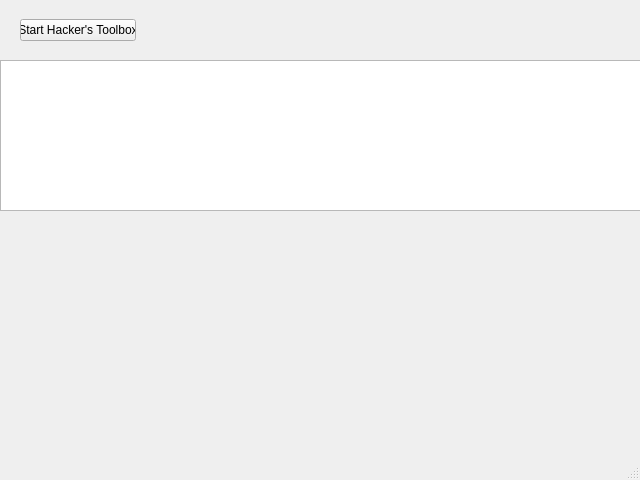
<?xml version="1.0" encoding="UTF-8"?>
<ui version="4.0">
 <class>MainWindow</class>
 <widget class="QMainWindow" name="MainWindow">
  <property name="geometry">
   <rect>
    <x>0</x>
    <y>0</y>
    <width>640</width>
    <height>480</height>
   </rect>
  </property>
  <property name="sizePolicy">
   <sizepolicy hsizetype="Preferred" vsizetype="Preferred">
    <horstretch>160</horstretch>
    <verstretch>120</verstretch>
   </sizepolicy>
  </property>
  <property name="minimumSize">
   <size>
    <width>640</width>
    <height>480</height>
   </size>
  </property>
  <property name="maximumSize">
   <size>
    <width>1920</width>
    <height>1080</height>
   </size>
  </property>
  <property name="windowTitle">
   <string>Hacker's Toolbox Version 0.1 :: (c). Copyright 2020, Vyper Logix Corp, All Rights Reserved.</string>
  </property>
  <widget class="QWidget" name="centralwidget">
   <widget class="QWidget" name="horizontalLayoutWidget">
    <property name="geometry">
     <rect>
      <x>0</x>
      <y>0</y>
      <width>156</width>
      <height>61</height>
     </rect>
    </property>
    <layout class="QHBoxLayout" name="horizontalLayout">
     <property name="leftMargin">
      <number>20</number>
     </property>
     <property name="rightMargin">
      <number>20</number>
     </property>
     <item>
      <widget class="QPushButton" name="pushButton_start">
       <property name="text">
        <string>Start Hacker's Toolbox</string>
       </property>
       <property name="checkable">
        <bool>false</bool>
       </property>
      </widget>
     </item>
    </layout>
   </widget>
   <widget class="QTextBrowser" name="textBrowser_status">
    <property name="geometry">
     <rect>
      <x>0</x>
      <y>60</y>
      <width>641</width>
      <height>151</height>
     </rect>
    </property>
   </widget>
  </widget>
  <widget class="QMenuBar" name="menubar">
   <property name="geometry">
    <rect>
     <x>0</x>
     <y>0</y>
     <width>640</width>
     <height>21</height>
    </rect>
   </property>
  </widget>
  <widget class="QStatusBar" name="statusbar"/>
 </widget>
 <resources/>
 <connections/>
</ui>
